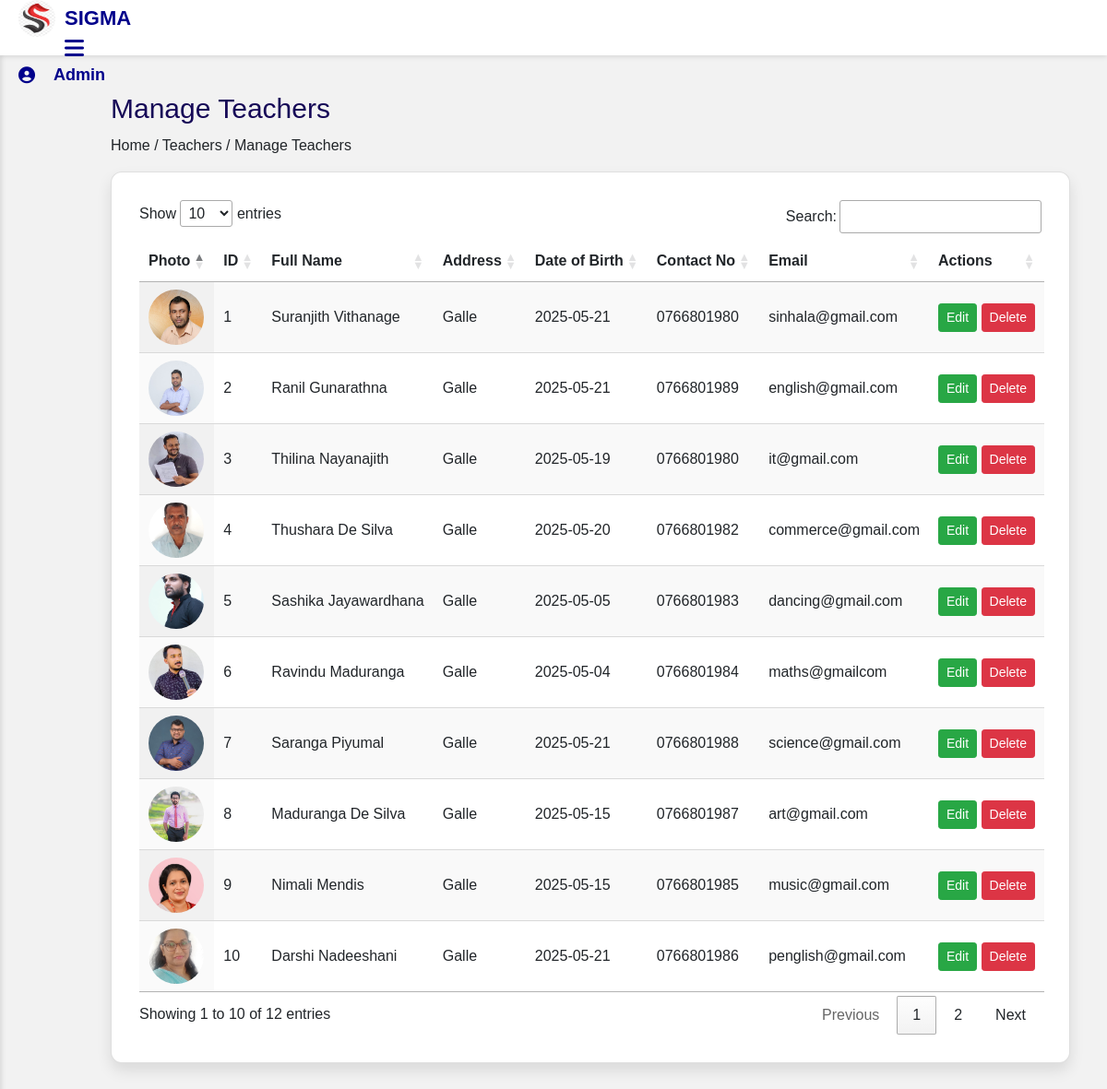
The page /manageteacher.php on the database its author committed.
### tables this page shows
CREATE TABLE `teacher` (
  `teacher_id` int(11) NOT NULL,
  `full_name` varchar(100) DEFAULT NULL,
  `email` varchar(255) DEFAULT NULL,
  `contact_no` text DEFAULT NULL,
  `dob` date DEFAULT NULL,
  `address` varchar(255) DEFAULT NULL,
  `password` varchar(100) DEFAULT NULL,
  `qualification` varchar(255) DEFAULT NULL,
  `photo` varchar(255) DEFAULT NULL
);

### manageteacher.php (the view, shortened to what this page needs)
<?php include "ad_home.php"; ?>
<!DOCTYPE html>
<html lang="en">
<head>
  <link rel="stylesheet" href="https://maxcdn.bootstrapcdn.com/bootstrap/4.0.0/css/bootstrap.min.css" />
  <link rel="stylesheet" href="https://cdn.datatables.net/1.13.5/css/jquery.dataTables.min.css" />
  <link rel="stylesheet" href="https://cdn.datatables.net/select/1.7.0/css/select.dataTables.min.css" />
</head>
<body>
<div class="main-content" id="mainContent">
  <h2>Manage Teachers</h2>
  <p>Home / Teachers / Manage Teachers</p>
  <div class="card">
    <table id="teacherTable" class="display nowrap" style="width:100%">
      <thead>
        <tr>
          <th>Photo</th>
          <th>ID</th>
          <th>Full Name</th>
          <th>Address</th>
          <th>Date of Birth</th>
          <th>Contact No</th>
          <th>Email</th>
          <th>Actions</th>
        </tr>
      </thead>
      <tbody>
        <?php
        $conn = new mysqli("localhost", "root", "", "sigma_db");
        $result = $conn->query("SELECT * FROM teacher");
        if ($result) {
          while ($row = $result->fetch_assoc()) {
            $photoPath = !empty($row['photo']) ? "uploads/{$row['photo']}" : "default.png";
            echo "<tr>
              <td><img src='$photoPath' class='teacher-photo' alt='Photo'></td>
              <td>{$row['teacher_id']}</td>
              <td>{$row['full_name']}</td>
              <td>{$row['address']}</td>
              <td>{$row['dob']}</td>
              <td>{$row['contact_no']}</td>
              <td>{$row['email']}</td>
              <td>
                <a href='edit_teacher.php?teacher_id={$row['teacher_id']}' class='btn btn-sm btn-success'>Edit</a>
                <a href='delete_teacher.php?teacher_id={$row['teacher_id']}' class='btn btn-sm btn-danger' onclick=\"return confirm('Are you sure?')\">Delete</a>
              </td>
            </tr>";
          }
        } else {
          echo "<tr><td colspan='8'>No teachers found.</td></tr>";
        }
        ?>
      </tbody>
    </table>
  </div>
</div>
</body>
</html>

### ad_home.php (shortened to what this page needs)
<!DOCTYPE html>
<html lang="en">
<head>
  <link href="https://cdn.jsdelivr.net/npm/bootstrap@5.3.0-alpha1/dist/css/bootstrap.min.css" rel="stylesheet">
  <link rel="stylesheet" href="https://cdnjs.cloudflare.com/ajax/libs/font-awesome/6.6.0/css/all.min.css"/>
</head>
<body>
  <header>
    <div class="left_area">
      <img src="images/logo.png" alt="Logo">
      <h3>Sigma</h3>
    </div>
    <i class="fas fa-bars" id="sidebar_btn"></i>
    <div class="right_area">
      <i class="fas fa-user-circle"></i> <span style="margin-left: 10px;">Admin</span>
    </div>
  </header>
</body>
</html>

### ad_home.php (style rules this page uses)
body { margin: 0; padding: 0; font-family: "Roboto", sans-serif; }
header { position: fixed; top: 0; left: 0; width: 100%; height: 60px; background: white; z-index: 1000; display: flex; align-items: center; justify-content: space-between; padding: 0 20px; box-shadow: 0 2px 5px rgba(0, 0, 0, 0.1); }
.left_area { display: flex; align-items: center; }
.left_area img { width: 40px; height: 40px; border-radius: 50%; margin-right: 10px; }
.left_area h3 { color: darkblue; margin: 0; text-transform: uppercase; font-size: 22px; font-weight: 900; }
#sidebar_btn { font-size: 24px; color: darkblue; cursor: pointer; margin-left: 50px; }
.right_area { display: flex; align-items: center; color: darkblue; font-size: 18px; font-weight: 700; margin-left:auto; }
.fas { margin-right: 10px; }

### manageteacher.php (style rules this page uses)
body { font-family: Arial, sans-serif; background-color: #f2f2f2; padding: 20px; }
.card { background-color: #fff; margin: auto; padding: 30px; border-radius: 12px; box-shadow: 0 8px 16px rgba(0,0,0,0.1); }
.main-content { margin-left: 80px; margin-top: 60px; padding: 20px; transition: margin-left 0.3s ease; }
.main-content h2 { font-size: 30px; color: rgb(22, 8, 87); margin-bottom: 10px; }
img.teacher-photo { width: 60px; height: 60px; object-fit: cover; border-radius: 50%; }

### rows shown on the page
teacher: photo (picture), teacher_id "1", full_name "Suranjith Vithanage", address "Galle", dob "2025-05-21", contact_no "0766801980", email "sinhala@gmail.com"
teacher: photo (picture), teacher_id "2", full_name "Ranil Gunarathna", address "Galle", dob "2025-05-21", contact_no "0766801989", email "english@gmail.com"
teacher: photo (picture), teacher_id "3", full_name "Thilina Nayanajith", address "Galle", dob "2025-05-19", contact_no "0766801980", email "it@gmail.com"
teacher: photo (picture), teacher_id "4", full_name "Thushara De Silva", address "Galle", dob "2025-05-20", contact_no "0766801982", email "commerce@gmail.com"
teacher: photo (picture), teacher_id "5", full_name "Sashika Jayawardhana", address "Galle", dob "2025-05-05", contact_no "0766801983", email "dancing@gmail.com"
teacher: photo (picture), teacher_id "6", full_name "Ravindu Maduranga", address "Galle", dob "2025-05-04", contact_no "0766801984", email "maths@gmailcom"
teacher: photo (picture), teacher_id "7", full_name "Saranga Piyumal", address "Galle", dob "2025-05-21", contact_no "0766801988", email "science@gmail.com"
teacher: photo (picture), teacher_id "8", full_name "Maduranga De Silva", address "Galle", dob "2025-05-15", contact_no "0766801987", email "art@gmail.com"
teacher: photo (picture), teacher_id "9", full_name "Nimali Mendis", address "Galle", dob "2025-05-15", contact_no "0766801985", email "music@gmail.com"
teacher: photo (picture), teacher_id "10", full_name "Darshi Nadeeshani", address "Galle", dob "2025-05-21", contact_no "0766801986", email "penglish@gmail.com"
